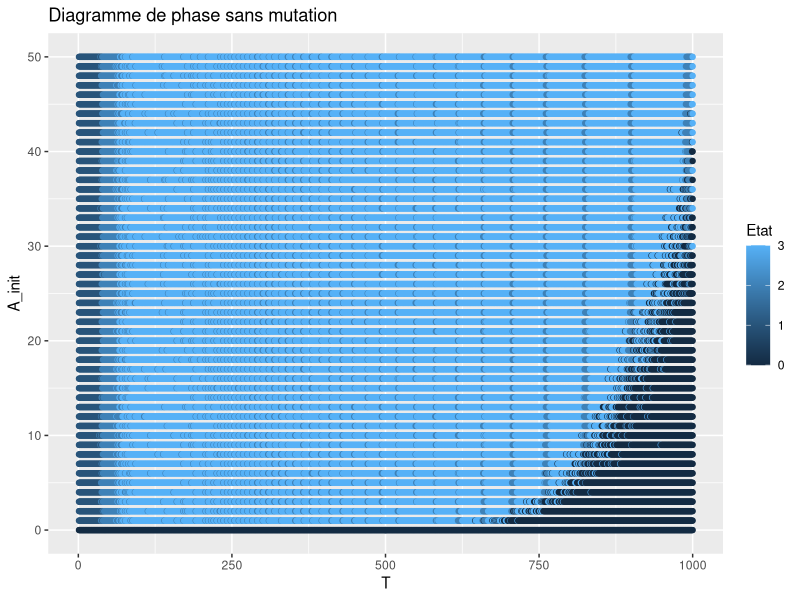

Source code (R):
rm(list=ls())
library(ggplot2)

data = read.table("phase.txt")
T = data$V1
A_init = data$V2
Ga = data$V3
Gb = data$V4
res = Ga

for (i in 1:length(res)){
  if (Gb[i]==0 && Ga[i]==0) {
    res[i] = 0}
  else if (Gb[i]==0) {
    res[i]=1}
  else {
    if (Gb[i]/Ga[i] < 0.5) res[i] = 2
    else res[i] = 3}
}
df = data.frame(T,A_init,Etat=res)

p <- ggplot(data=df, 
            aes(x=T, y=A_init,colour=Etat))
# p <- p + scale_color_brewer(palette="Pastel1",labels=c("Extinction",
#                                                        "Exclusion","Cohabitation"))
# p + scale_color_manual(values=c("#2D2D2D",'#9DCD72',
#                                      '#56B4E9'),
#                        labels=c("Extinction",
#                                 "Exclusion","Cohabitation"))
p <- p + geom_point(size=1.5)
p <- p + ggtitle("Diagramme de phase sans mutation")
p
